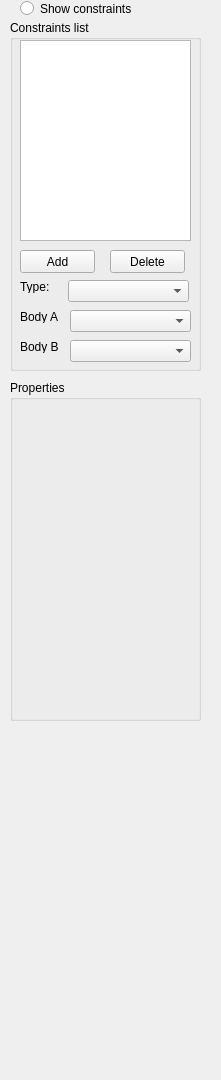
<?xml version="1.0" encoding="UTF-8"?>
<ui version="4.0">
 <class>constraintsTab</class>
 <widget class="QWidget" name="constraintsTab">
  <property name="geometry">
   <rect>
    <x>0</x>
    <y>0</y>
    <width>221</width>
    <height>1080</height>
   </rect>
  </property>
  <property name="windowTitle">
   <string>Form</string>
  </property>
  <widget class="QGroupBox" name="groupBox_2">
   <property name="geometry">
    <rect>
     <x>10</x>
     <y>20</y>
     <width>191</width>
     <height>351</height>
    </rect>
   </property>
   <property name="title">
    <string>Constraints list</string>
   </property>
   <widget class="QListView" name="constraintsType">
    <property name="geometry">
     <rect>
      <x>10</x>
      <y>20</y>
      <width>171</width>
      <height>201</height>
     </rect>
    </property>
   </widget>
   <widget class="QComboBox" name="constraintsTypeComboBox">
    <property name="geometry">
     <rect>
      <x>58</x>
      <y>260</y>
      <width>121</width>
      <height>22</height>
     </rect>
    </property>
   </widget>
   <widget class="QLabel" name="label">
    <property name="geometry">
     <rect>
      <x>10</x>
      <y>260</y>
      <width>47</width>
      <height>13</height>
     </rect>
    </property>
    <property name="text">
     <string>Type:</string>
    </property>
   </widget>
   <widget class="QLabel" name="label_2">
    <property name="geometry">
     <rect>
      <x>10</x>
      <y>290</y>
      <width>47</width>
      <height>13</height>
     </rect>
    </property>
    <property name="text">
     <string>Body A</string>
    </property>
   </widget>
   <widget class="QComboBox" name="bodyAComboBox">
    <property name="geometry">
     <rect>
      <x>60</x>
      <y>290</y>
      <width>121</width>
      <height>22</height>
     </rect>
    </property>
   </widget>
   <widget class="QComboBox" name="bodyBComboBox">
    <property name="geometry">
     <rect>
      <x>60</x>
      <y>320</y>
      <width>121</width>
      <height>22</height>
     </rect>
    </property>
   </widget>
   <widget class="QLabel" name="label_3">
    <property name="geometry">
     <rect>
      <x>10</x>
      <y>320</y>
      <width>47</width>
      <height>13</height>
     </rect>
    </property>
    <property name="text">
     <string>Body B</string>
    </property>
   </widget>
   <widget class="QPushButton" name="addButton">
    <property name="geometry">
     <rect>
      <x>10</x>
      <y>230</y>
      <width>75</width>
      <height>23</height>
     </rect>
    </property>
    <property name="text">
     <string>Add</string>
    </property>
   </widget>
   <widget class="QPushButton" name="deleteButton">
    <property name="geometry">
     <rect>
      <x>100</x>
      <y>230</y>
      <width>75</width>
      <height>23</height>
     </rect>
    </property>
    <property name="text">
     <string>Delete</string>
    </property>
   </widget>
  </widget>
  <widget class="QRadioButton" name="showConstraintsRadioButton">
   <property name="geometry">
    <rect>
     <x>20</x>
     <y>0</y>
     <width>121</width>
     <height>17</height>
    </rect>
   </property>
   <property name="text">
    <string>Show constraints</string>
   </property>
  </widget>
  <widget class="QGroupBox" name="propertiesBox">
   <property name="geometry">
    <rect>
     <x>10</x>
     <y>380</y>
     <width>191</width>
     <height>341</height>
    </rect>
   </property>
   <property name="title">
    <string>Properties</string>
   </property>
  </widget>
 </widget>
 <resources/>
 <connections/>
</ui>
